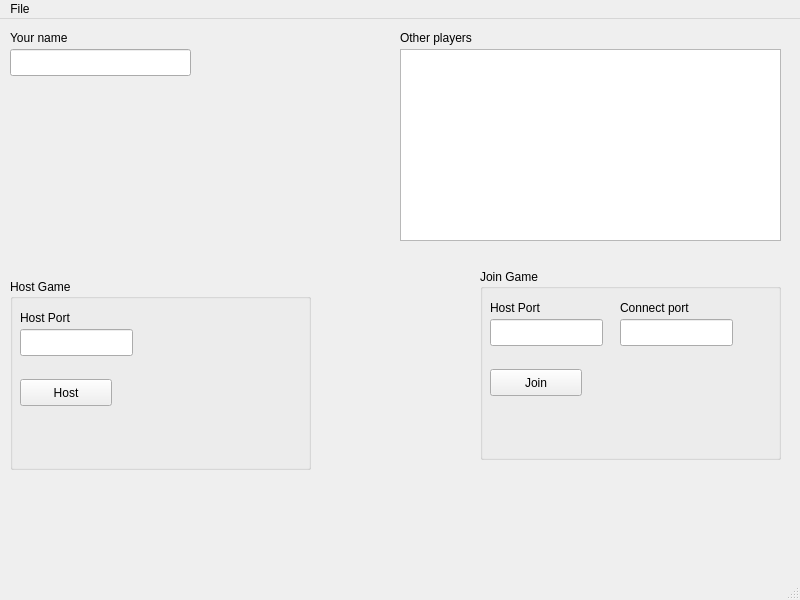
<?xml version="1.0" encoding="UTF-8"?>
<ui version="4.0">
 <class>boring_gameClass</class>
 <widget class="QMainWindow" name="boring_gameClass">
  <property name="geometry">
   <rect>
    <x>0</x>
    <y>0</y>
    <width>800</width>
    <height>600</height>
   </rect>
  </property>
  <property name="windowTitle">
   <string>MainWindow</string>
  </property>
  <widget class="QWidget" name="centralwidget">
   <widget class="QLineEdit" name="lineEdit">
    <property name="geometry">
     <rect>
      <x>10</x>
      <y>30</y>
      <width>181</width>
      <height>27</height>
     </rect>
    </property>
   </widget>
   <widget class="QLabel" name="nameLabel">
    <property name="geometry">
     <rect>
      <x>10</x>
      <y>10</y>
      <width>81</width>
      <height>17</height>
     </rect>
    </property>
    <property name="text">
     <string>Your name</string>
    </property>
   </widget>
   <widget class="QListWidget" name="playerList">
    <property name="geometry">
     <rect>
      <x>400</x>
      <y>30</y>
      <width>381</width>
      <height>192</height>
     </rect>
    </property>
   </widget>
   <widget class="QLabel" name="nameLabel_2">
    <property name="geometry">
     <rect>
      <x>400</x>
      <y>10</y>
      <width>91</width>
      <height>17</height>
     </rect>
    </property>
    <property name="text">
     <string>Other players</string>
    </property>
   </widget>
   <widget class="QGroupBox" name="groupBox">
    <property name="geometry">
     <rect>
      <x>10</x>
      <y>260</y>
      <width>301</width>
      <height>191</height>
     </rect>
    </property>
    <property name="title">
     <string>Host Game</string>
    </property>
    <widget class="QLabel" name="nameLabel_3">
     <property name="geometry">
      <rect>
       <x>10</x>
       <y>30</y>
       <width>81</width>
       <height>17</height>
      </rect>
     </property>
     <property name="text">
      <string>Host Port</string>
     </property>
    </widget>
    <widget class="QLineEdit" name="lineEdit_2">
     <property name="geometry">
      <rect>
       <x>10</x>
       <y>50</y>
       <width>113</width>
       <height>27</height>
      </rect>
     </property>
    </widget>
    <widget class="QPushButton" name="playButton">
     <property name="geometry">
      <rect>
       <x>10</x>
       <y>100</y>
       <width>92</width>
       <height>27</height>
      </rect>
     </property>
     <property name="text">
      <string>Host</string>
     </property>
    </widget>
   </widget>
   <widget class="QGroupBox" name="groupBox_2">
    <property name="geometry">
     <rect>
      <x>480</x>
      <y>250</y>
      <width>301</width>
      <height>191</height>
     </rect>
    </property>
    <property name="title">
     <string>Join Game</string>
    </property>
    <widget class="QLabel" name="nameLabel_4">
     <property name="geometry">
      <rect>
       <x>10</x>
       <y>30</y>
       <width>81</width>
       <height>17</height>
      </rect>
     </property>
     <property name="text">
      <string>Host Port</string>
     </property>
    </widget>
    <widget class="QLineEdit" name="joinHostPort">
     <property name="geometry">
      <rect>
       <x>10</x>
       <y>50</y>
       <width>113</width>
       <height>27</height>
      </rect>
     </property>
    </widget>
    <widget class="QPushButton" name="joinButton">
     <property name="geometry">
      <rect>
       <x>10</x>
       <y>100</y>
       <width>92</width>
       <height>27</height>
      </rect>
     </property>
     <property name="text">
      <string>Join</string>
     </property>
    </widget>
    <widget class="QLineEdit" name="joinConnectPort">
     <property name="geometry">
      <rect>
       <x>140</x>
       <y>50</y>
       <width>113</width>
       <height>27</height>
      </rect>
     </property>
    </widget>
    <widget class="QLabel" name="nameLabel_5">
     <property name="geometry">
      <rect>
       <x>140</x>
       <y>30</y>
       <width>81</width>
       <height>17</height>
      </rect>
     </property>
     <property name="text">
      <string>Connect port</string>
     </property>
    </widget>
   </widget>
  </widget>
  <widget class="QMenuBar" name="menubar">
   <property name="geometry">
    <rect>
     <x>0</x>
     <y>0</y>
     <width>800</width>
     <height>23</height>
    </rect>
   </property>
   <widget class="QMenu" name="menuFile">
    <property name="title">
     <string>File</string>
    </property>
    <addaction name="actionExit"/>
   </widget>
   <addaction name="menuFile"/>
  </widget>
  <widget class="QStatusBar" name="statusbar"/>
  <action name="actionExit">
   <property name="text">
    <string>Exit</string>
   </property>
  </action>
 </widget>
 <resources/>
 <connections/>
</ui>
